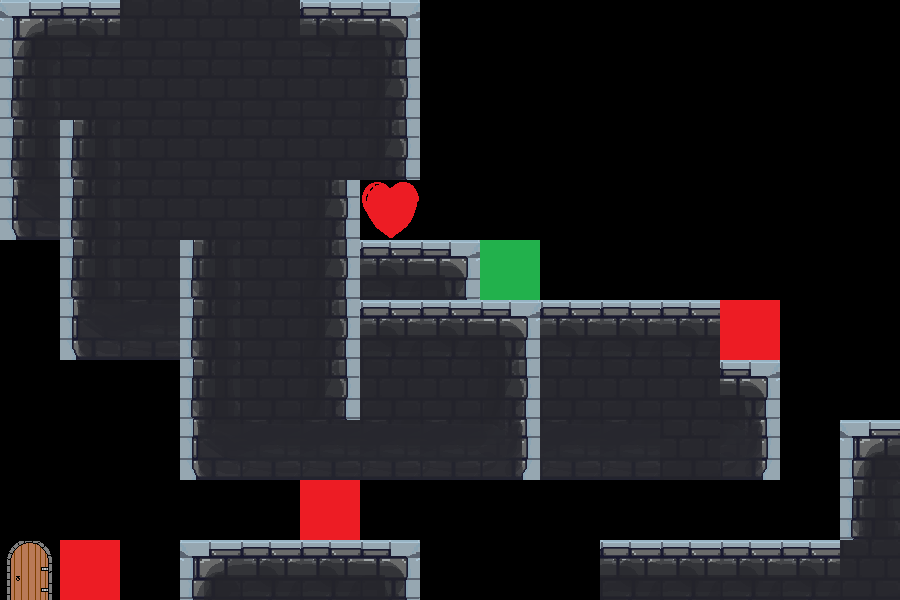

Rendered tile map (Tiled .tmx) drawn with the repository's tilesets; below, a short description and the full map source, tile grids included:
An orthogonal 15x10 tile map with 60x60 px tiles, 1 tile layer (Слой тайлов 1).

<map version="1.4" tiledversion="1.4.3" orientation="orthogonal" renderorder="right-down" width="15" height="10" tilewidth="60" tileheight="60" infinite="0" nextlayerid="2" nextobjectid="1">
 <tileset firstgid="1" source="stonetileset.tsx" />
 <layer id="1" name="Слой тайлов 1" width="15" height="10">
  <data encoding="csv">
8,9,16,16,16,9,10,0,0,0,0,0,0,0,0,
15,16,16,16,16,16,17,0,0,0,0,0,0,0,0,
15,15,16,16,16,16,17,0,0,0,0,0,0,0,0,
22,15,16,16,16,17,6,0,0,0,0,0,0,0,0,
0,15,16,15,16,17,9,10,3,0,0,0,0,0,0,
0,22,23,15,16,17,9,9,10,9,9,9,2,0,0,
0,0,0,15,16,17,16,16,17,16,16,16,10,0,0,
0,0,0,22,23,23,23,23,24,23,23,16,24,0,8,
0,0,0,0,0,2,0,0,0,0,0,0,0,0,15,
4,2,0,8,9,9,10,0,0,0,9,9,9,9,16
</data>
 </layer>
</map>
